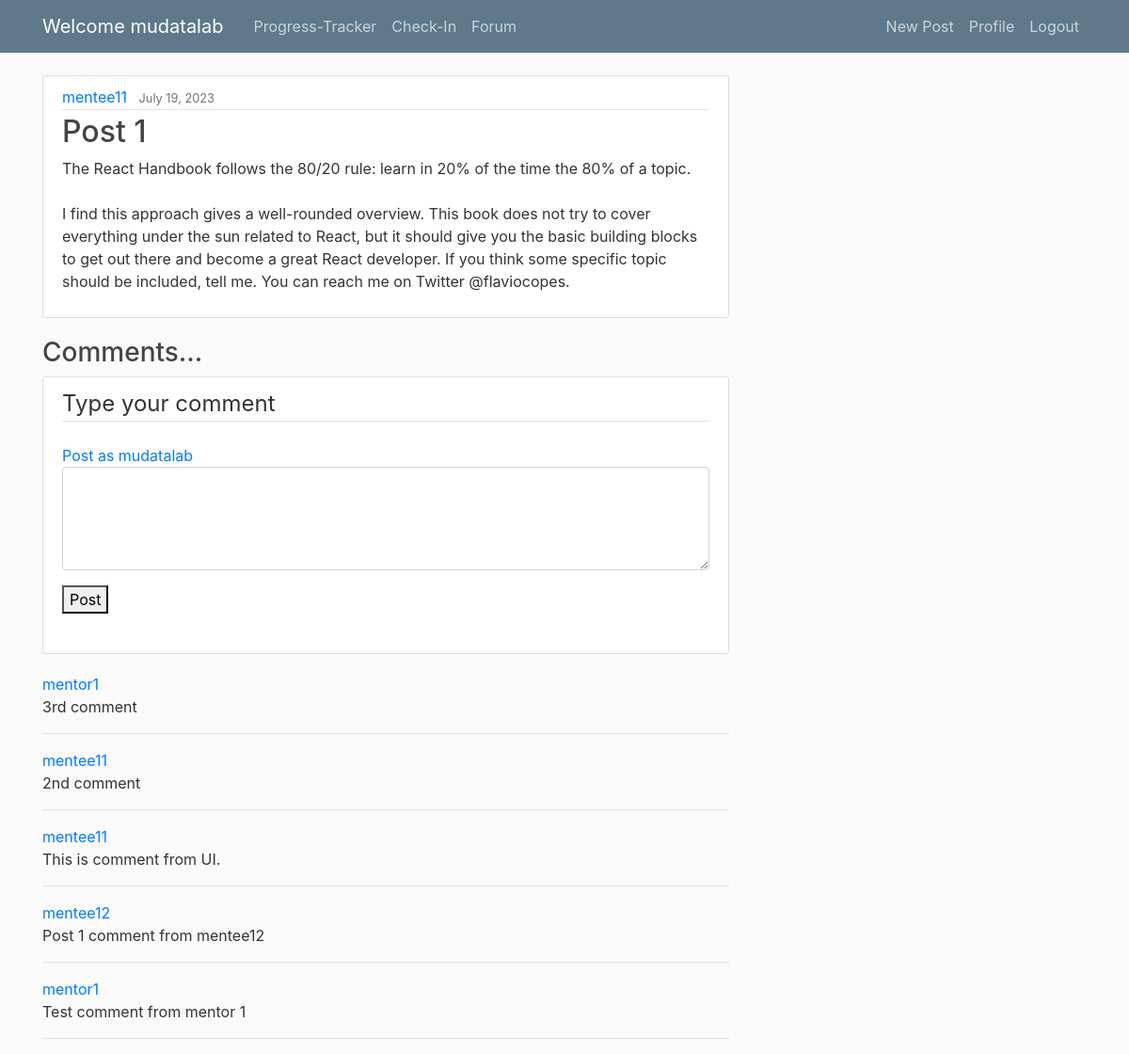
The app's page /feed/post/7/ (signed in), older data.
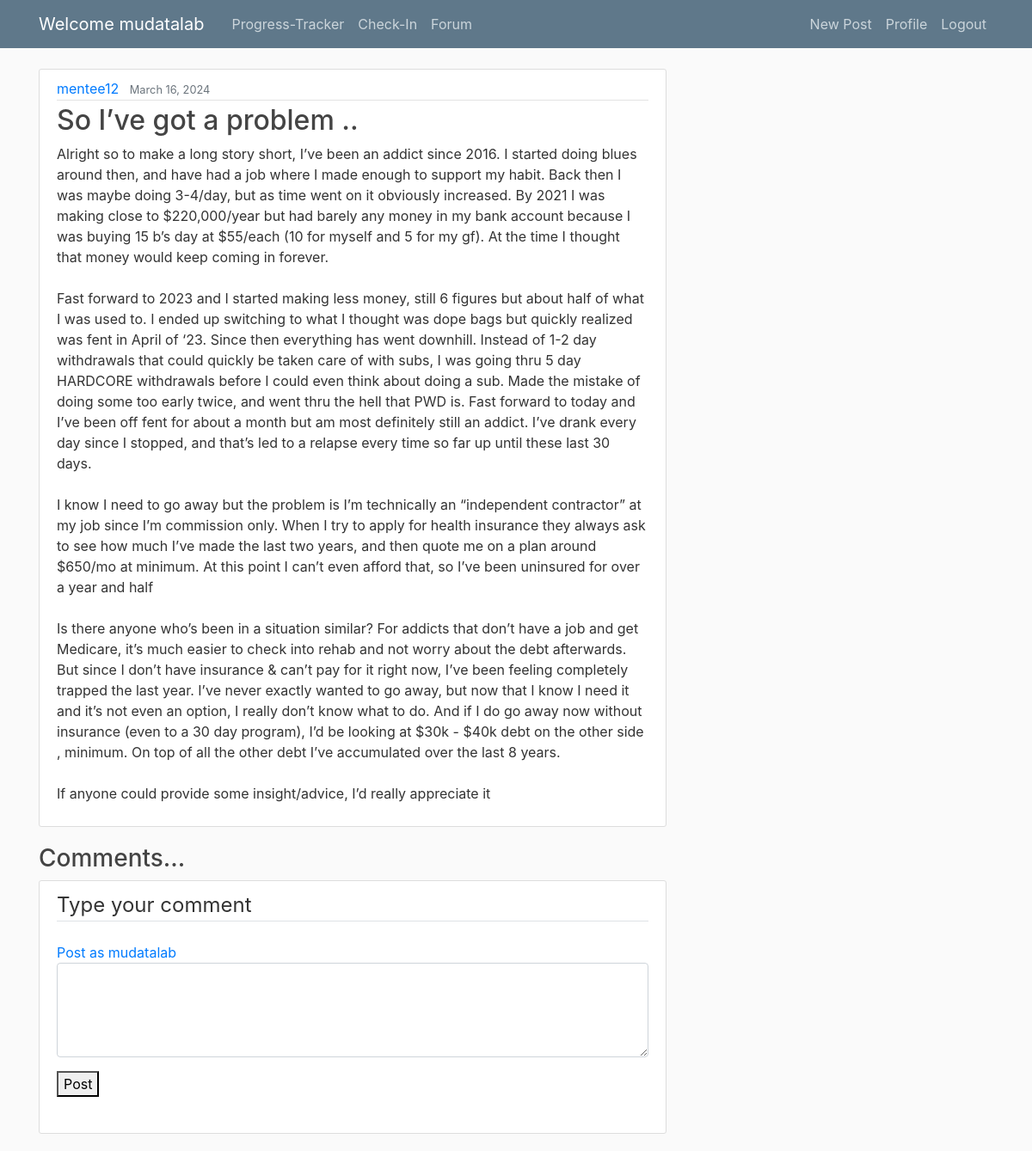
The same page, newer data.
### feed/models.py (models this page shows, shortened)
class Post(models.Model):
    title = models.CharField(max_length=100)
    content = models.TextField()
    date_posted = models.DateTimeField(default=timezone.now)
    author = models.ForeignKey(User, on_delete=models.CASCADE)

class Comment(models.Model):
    content = models.TextField()
    date_posted = models.DateTimeField(default=timezone.now)
    comment_post = models.ForeignKey(Post, on_delete=models.CASCADE)
    author = models.ForeignKey(User, on_delete=models.CASCADE)
    class Meta:
        ordering=['-date_posted']

### feed/views.py (the view, shortened to what this page needs)
# urls.py: path('post/<int:pk>/', PostDetailView.as_view(), name ='post-detail'),
@method_decorator(login_required, name='dispatch')
class PostDetailView(DetailView):
    model = Post
    def get_context_data(self , **kwargs):
        data = super().get_context_data(**kwargs)
        connected_comments = Comment.objects.filter(comment_post=self.get_object())
        number_of_comments = connected_comments.count()
        logger.debug('Number of comments ::  {number_of_comments}')
        data['comments'] = connected_comments
        data['no_of_comments'] = number_of_comments
        data['comment_form'] = CommentForm()
        return data

### feed/forms.py
class CommentForm(forms.ModelForm):
    class Meta:
        model = Comment
        fields = ['content']
        labels = {
            'content': _(''),
        }
        widgets = {
            'content' : forms.Textarea(attrs={'rows': 4}),
        }

### feed/templates/feed/post_detail.html (shortened to what this page needs)
{% extends "feed/base.html" %}
{% load crispy_forms_tags %}
{% block content %}
  <article class="media content-section">
    <div class="media-body">
      <div class="article-metadata">
        <a class="mr-2" href="{% url 'user-posts' object.author.username %}">{{ object.author }}</a>
        <small class="text-muted">{{ object.date_posted|date:"F d, Y" }}</small>
      </div>
      <h2 class="article-title">{{ object.title }}</h2>
      <p class="article-content">{{ object.content }}</p>
    </div>
  </article>
  <h3>Comments...</h3>
  {% if user.is_authenticated %}
  <div class="content-section">
        <form action="" method="POST" id="main_form" class="comment_form">
          <fieldset class="form-group">
            <legend class="border-bottom mb-4">Type your comment</legend>
            <a href="{% url 'user-posts' user.username %}"> Post as {{user.username }}</a>
            {{ comment_form|crispy }}
            {% if user.user_profile.role == 'mentor' %}
              <div class="form-group">
                <button type="button" name="generate_response" onclick="generateResponse()">Generate Response with AI</button>
                <button type="submit" value="Post">Post</button>
                <br>
                <label id="wait_message" style="color:rgb(32, 56, 210);"></label>
              </div>
            {% else %}
              <div class="form-group">
                <button type="submit" value="Post">Post</button>
              </div>
            {% endif %}
          </fieldset>
        </form>
  </div>
  {% endif %}
  <div>
    {% for comment in object.comment_set.all %}
    <a href="{% url 'user-posts' comment.author.username %}"> {{comment.author.username }}</a>
    <p> {{comment.content }}</p>
    <hr>
    {% endfor %}
  </div>
{% endblock content %}

Row changes from the older to the newer data that the page shows:
removed Comment: author.username "mentor1", content "3rd comment"
removed Comment: author.username "mentee11", content "2nd comment"
removed Comment: author.username "mentee11", content "This is comment from UI."
removed Comment: author.username "mentee12", content "Post 1 comment from mentee12"
no longer on this page (row edited): Comment: author.username "mentor1", content "Test comment from mentor 1"
changed Post: author "mentee11" → "mentee12"; date_posted "July 19, 2023" → "March 16, 2024"; title "Post 1" → "So I’ve got a problem .."; content "The React Handbook follows the 80/20 rule: learn in 20% of the time the 80% of a topic. I find this approach gives a well-rounded overview. This book does not try to cover everything under the sun related to React, but it should give you the basic building blocks to get out there and become a great React developer. If you think some specific topic should be included, tell me. You can reach me on Twitter @flaviocopes." → "Alright so to make a long story short, I’ve been an addict since 2016. I started doing blues around then, and have had a job where I made enough to support my habit. Back then I was maybe doing 3-4/day, but as time went on it obviously increased. By 2021 I was making close to $220,000/year but had barely any money in my bank account because I was buying 15 b’s day at $55/each (10 for myself and 5 for my gf). At the time I thought that money would keep coming in forever. Fast forward to 2023 and I started making less money, still 6 figures but about half of what I was used to. I ended up switching to what I thought was dope bags but quickly realized was fent in April of ‘23. Since then…"
